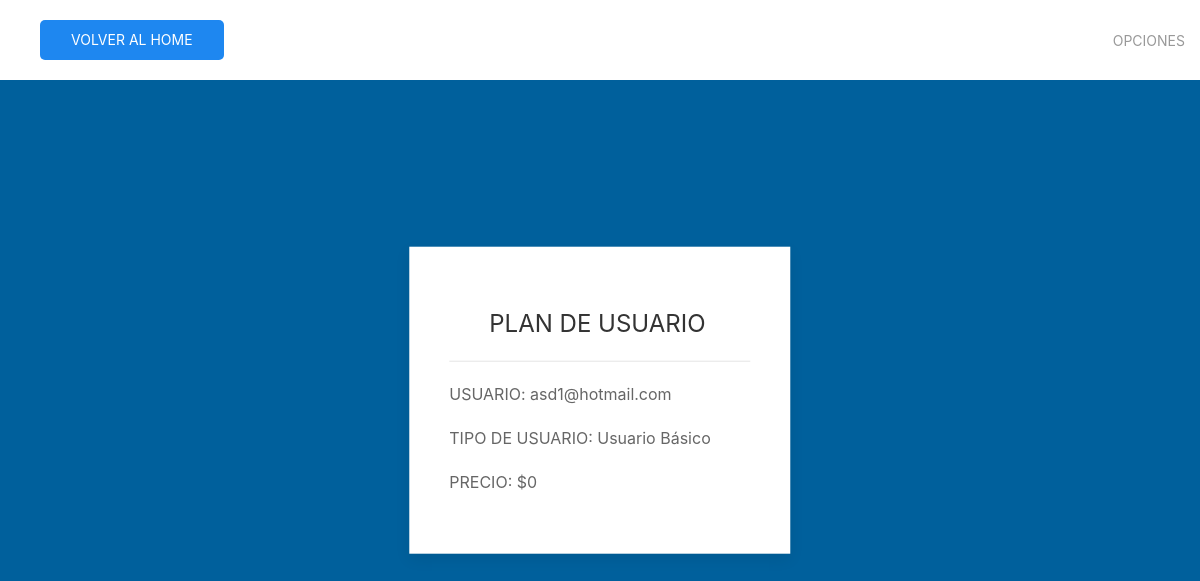
/HSH3/vistas/miPlan.php (signed in), run on the app's committed database.
### tables this page shows
CREATE TABLE `usuario` (
  `id` int(11) NOT NULL,
  `nombre_usuario` varchar(30) NOT NULL,
  `apellido_usuario` varchar(45) NOT NULL,
  `fecha_nacimiento` date NOT NULL,
  `mail` varchar(50) NOT NULL,
  `contrasenia` varchar(30) NOT NULL,
  `premium` tinyint(1) NOT NULL,
  `localidad` varchar(30) NOT NULL,
  `direccion` varchar(45) NOT NULL,
  `telefono` int(20) NOT NULL,
  `tarjeta_numero` int(15) NOT NULL,
  `tarjeta_codigo` int(3) NOT NULL,
  `tarjeta_vencimiento` date NOT NULL,
  `imagen` mediumblob NOT NULL,
  `tipoimagen` varchar(10) NOT NULL,
  `creditos` int(1) NOT NULL
);

CREATE TABLE `precios` (
  `basico` int(11) NOT NULL,
  `premium` int(11) NOT NULL
);

### HSH3/vistas/miPlan.php (the view, shortened to what this page needs)
<!DOCTYPE html>
<html lang="en" dir="ltr">
  <head>
    <link rel="stylesheet" type="text/css" href="../css/uikit.min.css" />
    <link rel="stylesheet" type="text/css" href="../css/personal.css" />
  </head>
  <nav class="uk-navbar-container" style="background-color:white" uk-navbar>
    <div class="uk-navbar-left uk-padding-remove-vertical uk-padding">
      <a href="../vistas/home-user.php" class="uk-button uk-button-primary uk-border-rounded">Volver al Home</a>
    </div>
    <div class="uk-navbar-center">
      <ul class="uk-navbar-nav">
          <li><a href="../vistas/home-user.php"><img data-src="../files/hsh-logo.png"  width="150" uk-img></a></li>
      </ul>
    </div>
    <div class="uk-navbar-right">
      <ul class="uk-navbar-nav">
          <li><a href="#">OPCIONES</a></li>
      </ul>
    </div>
  </nav>
 <?php
  $conexion=conectar();
  $id = $_SESSION['id'];
  $consulta= "SELECT * FROM usuario WHERE id=$id";
  $result=mysqli_query($conexion,$consulta);
  $row = mysqli_fetch_array($result);
  if ($row['premium']==1 or $row['premium']==3) {
    $subscripcion = "Usuario Premium";
  }
  else{
    $subscripcion = "Usuario Básico";
  }
  $consulta1="SELECT * FROM precios";
  $enviar= mysqli_query($conexion,$consulta1);
  $row1=mysqli_fetch_array($enviar);
  ?>
 <body class="uk-height-viewport my-background-color">
    <div class="uk-padding-large uk-padding-remove-bottom">
      <div class=" uk-border-rounded" uk-grid>
        <div class=" uk-card-default uk-position-center uk-padding">
          <div class="uk-card-header">
            <h3><?php echo "PLAN DE USUARIO";?></h3>
          </div>
          <div class="uk-align-left">
             <p><label>USUARIO: </label><?php echo $mail=$row['mail']; ?></p>
            <p><label>TIPO DE USUARIO: </label><?php echo $subscripcion; ?></p>
            <p><label>PRECIO: $</label><?php echo $row1['basico']; ?></p>
          </div>
          </div>
        </div>
      </div>
  </body>
</html>

### HSH3/css/personal.css (style rules this page uses)
.my-background-color { background: rgba(0,96,156,1); }

### data on the page
usuario: mail "asd1@hotmail.com", premium "Usuario Básico"
precios: basico "0"
